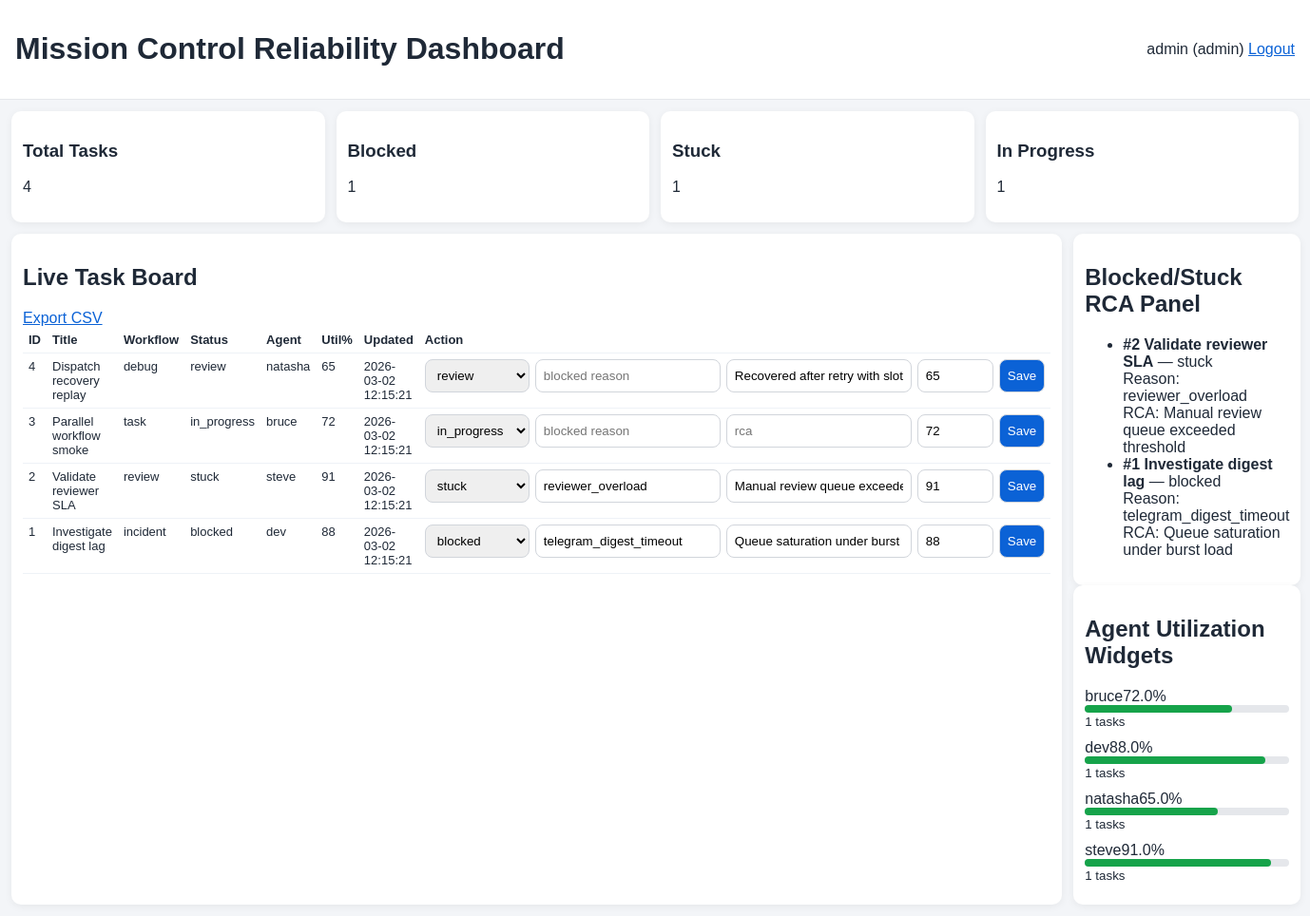
Page / (signed in) on the earlier database version.
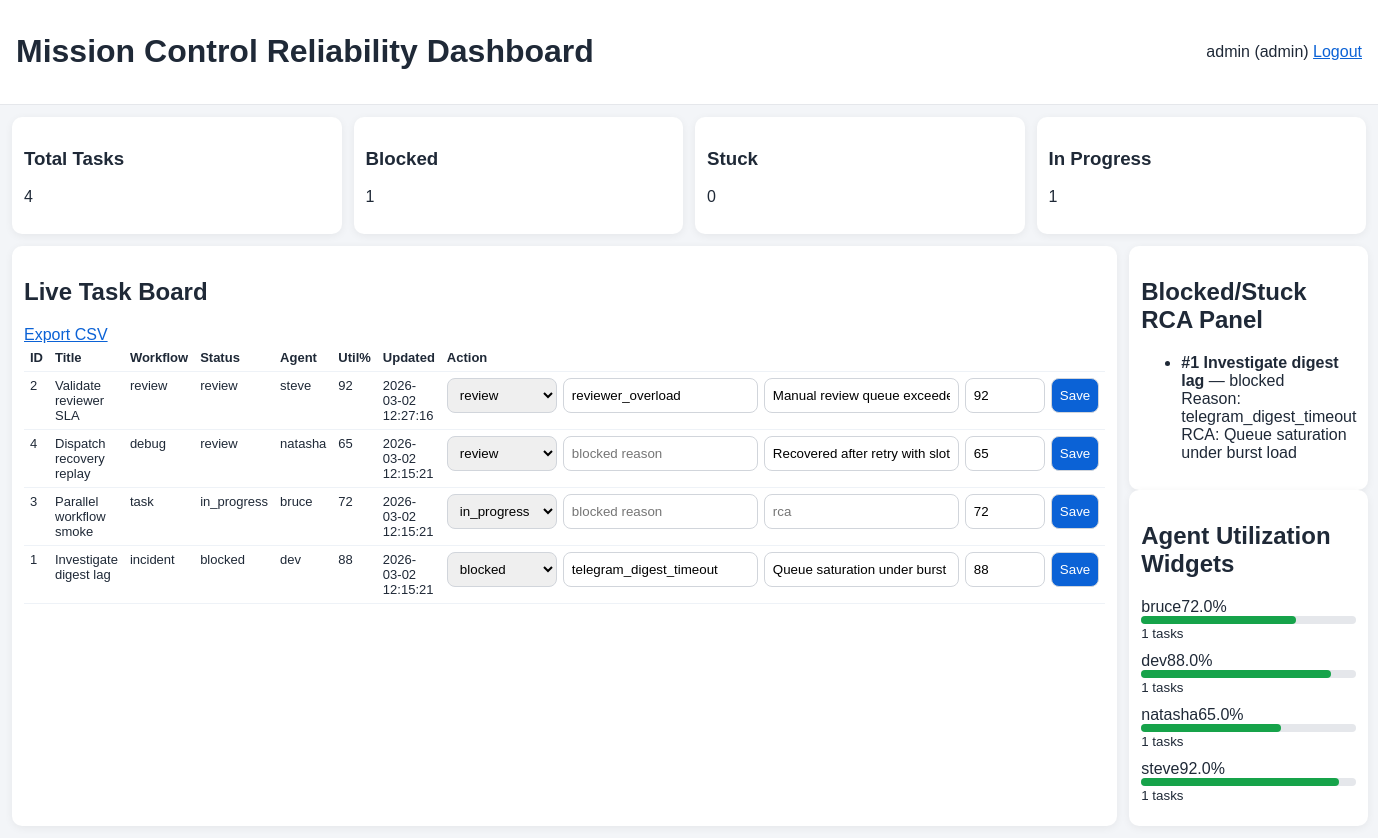
Same page on the later database version.
### tables this page shows
CREATE TABLE tasks (
            id INTEGER PRIMARY KEY AUTOINCREMENT,
            title TEXT NOT NULL,
            workflow TEXT NOT NULL,
            status TEXT NOT NULL,
            blocked_reason TEXT,
            rca TEXT,
            assigned_agent TEXT NOT NULL,
            utilization_pct INTEGER NOT NULL DEFAULT 0,
            updated_at TEXT DEFAULT CURRENT_TIMESTAMP
        );

### app.py (the view)
@app.route("/")
@login_required
def dashboard():
    tasks = fetch_tasks()
    metrics, widgets, rca_panel = task_metrics(tasks)
    return render_template("dashboard.html", tasks=tasks, metrics=metrics, widgets=widgets, rca_panel=rca_panel)

### app.py (called while the page is built)
def get_db():
    if "db" not in g:
        g.db = sqlite3.connect(app.config["DATABASE"])
        g.db.row_factory = sqlite3.Row
    return g.db

def login_required(fn):
    @wraps(fn)
    def wrapper(*args, **kwargs):
        if not session.get("user_id"):
            return redirect(url_for("login"))
        return fn(*args, **kwargs)
    return wrapper

def fetch_tasks():
    rows = get_db().execute(
        "SELECT * FROM tasks ORDER BY datetime(updated_at) DESC, id DESC"
    ).fetchall()
    return [dict(r) for r in rows]

def task_metrics(tasks):
    metrics = {
        "total": len(tasks),
        "blocked": sum(1 for t in tasks if t["status"].lower() == "blocked"),
        "stuck": sum(1 for t in tasks if t["status"].lower() == "stuck"),
        "in_progress": sum(1 for t in tasks if t["status"].lower() == "in_progress"),
    }
    per_agent = {}
    for t in tasks:
        ag = t["assigned_agent"]
        per_agent.setdefault(ag, {"count": 0, "util_sum": 0})
        per_agent[ag]["count"] += 1
        per_agent[ag]["util_sum"] += t["utilization_pct"]
    widgets = []
    for ag, v in sorted(per_agent.items()):
        widgets.append({"agent": ag, "task_count": v["count"], "avg_utilization": round(v["util_sum"] / max(v["count"], 1), 1)})
    rca_panel = [t for t in tasks if t["status"].lower() in ("blocked", "stuck")]
    return metrics, widgets, rca_panel

### templates/dashboard.html (shortened to what this page needs)
<!doctype html>
<html><head><meta name="viewport" content="width=device-width, initial-scale=1" />
<link rel="stylesheet" href="{{ url_for('static', filename='styles.css') }}"><title>Reliability Dashboard</title></head>
<body>
<header class="top"><h1>Mission Control Reliability Dashboard</h1><div>{{ session.username }} ({{ session.role }}) <a href="{{ url_for('logout') }}">Logout</a></div></header>
<section class="kpis">
  <div class="tile"><h3>Total Tasks</h3><p>{{ metrics.total }}</p></div>
  <div class="tile"><h3>Blocked</h3><p>{{ metrics.blocked }}</p></div>
  <div class="tile"><h3>Stuck</h3><p>{{ metrics.stuck }}</p></div>
  <div class="tile"><h3>In Progress</h3><p>{{ metrics.in_progress }}</p></div>
</section>
<section class="grid2">
  <div class="card">
    <h2>Live Task Board</h2>
    <a href="{{ url_for('export_csv') }}">Export CSV</a>
    <table id="taskTable"><thead><tr><th>ID</th><th>Title</th><th>Workflow</th><th>Status</th><th>Agent</th><th>Util%</th><th>Updated</th><th>Action</th></tr></thead><tbody>
      {% for t in tasks %}
      <tr>
        <td>{{ t.id }}</td><td>{{ t.title }}</td><td>{{ t.workflow }}</td><td>{{ t.status }}</td><td>{{ t.assigned_agent }}</td><td>{{ t.utilization_pct }}</td><td>{{ t.updated_at }}</td>
        <td>
          {% if session.role in ['admin','reviewer'] %}
          <form method="post" action="{{ url_for('update_task', task_id=t.id) }}" class="inline">
            <select name="status">
              {% for s in ['todo','in_progress','blocked','stuck','review','done'] %}
              <option value="{{ s }}" {% if s == t.status %}selected{% endif %}>{{ s }}</option>
              {% endfor %}
            </select>
            <input name="blocked_reason" placeholder="blocked reason" value="{{ t.blocked_reason or '' }}">
            <input name="rca" placeholder="rca" value="{{ t.rca or '' }}">
            <input name="utilization_pct" type="number" min="0" max="100" value="{{ t.utilization_pct }}">
            <button>Save</button>
          </form>
          {% else %}read-only{% endif %}
        </td>
      </tr>
      {% endfor %}
    </tbody></table>
  </div>
  <div>
    <div class="card"><h2>Blocked/Stuck RCA Panel</h2>
      <ul>
      {% for t in rca_panel %}
      <li><strong>#{{ t.id }} {{ t.title }}</strong> — {{ t.status }}<br>Reason: {{ t.blocked_reason or 'n/a' }}<br>RCA: {{ t.rca or 'pending' }}</li>
      {% else %}<li>No blocked/stuck tasks.</li>{% endfor %}
      </ul>
    </div>
    <div class="card"><h2>Agent Utilization Widgets</h2>
      {% for w in widgets %}
      <div class="widget"><span>{{ w.agent }}</span><span>{{ w.avg_utilization }}%</span><div class="bar"><i style="width:{{ w.avg_utilization }}%"></i></div><small>{{ w.task_count }} tasks</small></div>
      {% endfor %}
    </div>
  </div>
</section>
</body></html>

### static/styles.css (style rules this page uses)
body { font-family:Arial,sans-serif;background:#f3f5f8;margin:0;color:#1f2937 }
a { color:#0b62d6 }
.top { display:flex;justify-content:space-between;align-items:center;padding:12px 16px;background:#fff;border-bottom:1px solid #e5e7eb }
.kpis { display:grid;grid-template-columns:repeat(auto-fit,minmax(140px,1fr));gap:12px;padding:12px }
.tile,.card { background:#fff;border-radius:10px;padding:12px;box-shadow:0 2px 8px rgba(0,0,0,.06) }
.grid2 { display:grid;grid-template-columns:2fr 1fr;gap:12px;padding:0 12px 12px }
.inline { display:grid;grid-template-columns:110px 1fr 1fr 80px auto;gap:6px }
table { width:100%;border-collapse:collapse;font-size:13px }
th,td { border-bottom:1px solid #eef2f7;padding:6px;text-align:left;vertical-align:top }
input,select,button { padding:8px;border:1px solid #d1d5db;border-radius:8px }
button { background:#0b62d6;color:#fff }
.widget { margin-bottom:10px }
.bar { height:8px;background:#e5e7eb;border-radius:999px }
.bar i { display:block;height:8px;background:#16a34a;border-radius:999px }

Differences in the rows shown:
no longer on one of the page's lists (row edited): tasks: id "2", title "Validate reviewer SLA", status "stuck", blocked_reason "reviewer_overload", rca "Manual review queue exceeded threshold"
changed tasks "steve": status "stuck" → "review"; utilization_pct "91" → "92"; updated_at "2026-03-02 12:15:21" → "2026-03-02 12:27:16"; avg_utilization "91.0" → "92.0"; {{ w.avg_utilization }} 91.0 → 92.0 (drawn); moves up the list
Other differences:
{{ metrics.stuck }}: "1" → "0"
